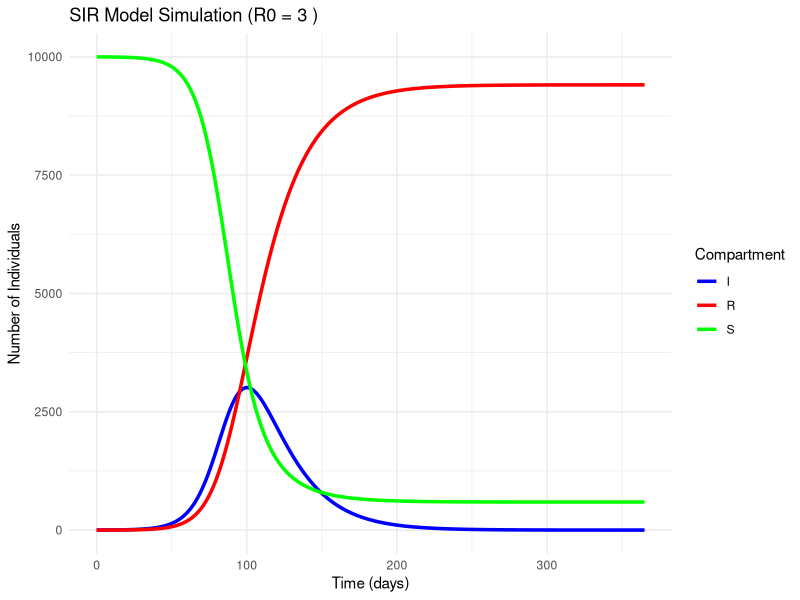

Write the R code that produced this figure.
## ---- chunk 1
knitr::opts_chunk$set(echo = TRUE)
library(ggplot2)
library(tidyr)
## ---- chunk 2
# parameter Setup

# Total Population 
N <- 10000

# Initial Setup
I_initial <- 1 # 1 person is infected
R_initial <- 0 # 0 person is recovered
S_initial <- N - I_initial - R_initial # everyone else is susceptible

# Time periods
days <- 365
dt <- 0.1
time <- seq(0, days, by = dt)

# Assumption of beta and gamma
gamma <- .05 # recovery rate
beta <- .15 # transmission rate
R_0 <- beta / gamma # basic reproduction number

# variables Setup
S <- numeric(length(time))
I <- numeric(length(time))
R <- numeric(length(time))
# Initial values
S[1] <- S_initial # S(0)
I[1] <- I_initial # I(0)
R[1] <- R_initial # R(0)

# Simulation #desolve
for (t in 1:(length(time) - 1)) {
  # Infection and recovery
  dS <- -beta * S[t] * I[t] / N
  dI <- beta * S[t] * I[t] / N - gamma * I[t]
  dR <- gamma * I[t]
  # Update values for next day
  S[t + 1] <- S[t] + dS * dt
  I[t + 1] <- I[t] + dI * dt
  R[t + 1] <- R[t] + dR * dt

}
head(data.frame(Day = time, S = S, I = I, R = R)) # Should I round values?

# Plot
sir_df <- data.frame(
  Day = time,
  S = S,
  I = I,
  R = R
)

sir_long <- pivot_longer(
  sir_df,
  cols = c("S", "I", "R"),
  names_to = "Compartment",
  values_to = "Count"
)

ggplot(data = sir_long, 
       mapping = aes(x = Day, y = Count, color = Compartment)) +
  geom_line(size = 1.2) +
  labs(
    title = paste("SIR Model Simulation (R0 =", R_0, ")"),
    x = "Time (days)",
    y = "Number of Individuals"
  ) +
  theme_minimal() +
  scale_color_manual(values = c("blue", "red", "green"))
